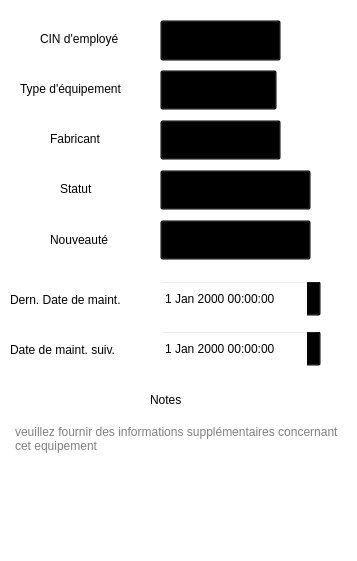
         <widget class="QWidget" name="infoScrollContent">
          <property name="geometry">
           <rect>
            <x>0</x>
            <y>0</y>
            <width>357</width>
            <height>561</height>
           </rect>
          </property>
          <property name="styleSheet">
           <string notr="true">background-color: transparent;</string>
          </property>
          <widget class="QLabel" name="labelNomEquipement">
           <property name="geometry">
            <rect>
             <x>40</x>
             <y>30</y>
             <width>120</width>
             <height>17</height>
            </rect>
           </property>
           <property name="text">
            <string>CIN d'employé</string>
           </property>
          </widget>
          <widget class="QLabel" name="labelTypeEquipement">
           <property name="geometry">
            <rect>
             <x>20</x>
             <y>80</y>
             <width>119</width>
             <height>17</height>
            </rect>
           </property>
           <property name="text">
            <string>Type d'équipement</string>
           </property>
          </widget>
          <widget class="QComboBox" name="Eq_type">
           <property name="geometry">
            <rect>
             <x>160</x>
             <y>70</y>
             <width>117</width>
             <height>40</height>
            </rect>
           </property>
           <item>
            <property name="text">
             <string>-</string>
            </property>
           </item>
           <item>
            <property name="text">
             <string>Ordinateur</string>
            </property>
           </item>
           <item>
            <property name="text">
             <string>Imprimante</string>
            </property>
           </item>
           <item>
            <property name="text">
             <string>Scanner</string>
            </property>
           </item>
           <item>
            <property name="text">
             <string>Projecteur</string>
            </property>
           </item>
           <item>
            <property name="text">
             <string>Téléphone</string>
            </property>
           </item>
          </widget>
          <widget class="QLabel" name="labelFabricant_7">
           <property name="geometry">
            <rect>
             <x>50</x>
             <y>130</y>
             <width>57</width>
             <height>17</height>
            </rect>
           </property>
           <property name="text">
            <string>Fabricant</string>
           </property>
          </widget>
          <widget class="QComboBox" name="Eq_Fab">
           <property name="geometry">
            <rect>
             <x>160</x>
             <y>120</y>
             <width>121</width>
             <height>40</height>
            </rect>
           </property>
           <item>
            <property name="text">
             <string>-</string>
            </property>
           </item>
           <item>
            <property name="text">
             <string>HP</string>
            </property>
           </item>
           <item>
            <property name="text">
             <string>Dell</string>
            </property>
           </item>
           <item>
            <property name="text">
             <string>Lenovo</string>
            </property>
           </item>
           <item>
            <property name="text">
             <string>Apple</string>
            </property>
           </item>
           <item>
            <property name="text">
             <string>Canon</string>
            </property>
           </item>
           <item>
            <property name="text">
             <string>Epson</string>
            </property>
           </item>
           <item>
            <property name="text">
             <string>Samsung</string>
            </property>
           </item>
          </widget>
          <widget class="QComboBox" name="Eq_CIN">
           <property name="geometry">
            <rect>
             <x>160</x>
             <y>20</y>
             <width>121</width>
             <height>41</height>
            </rect>
           </property>
           <item>
            <property name="text">
             <string>-</string>
            </property>
           </item>
          </widget>
          <widget class="QComboBox" name="Eq_Statut">
           <property name="geometry">
            <rect>
             <x>160</x>
             <y>170</y>
             <width>151</width>
             <height>40</height>
            </rect>
           </property>
           <item>
            <property name="text">
             <string>-</string>
            </property>
           </item>
           <item>
            <property name="text">
             <string>Disponible</string>
            </property>
           </item>
           <item>
            <property name="text">
             <string>Non Disponible</string>
            </property>
           </item>
           <item>
            <property name="text">
             <string>En Maintenance</string>
            </property>
           </item>
          </widget>
          <widget class="QLabel" name="labelFabricant_8">
           <property name="geometry">
            <rect>
             <x>60</x>
             <y>180</y>
             <width>57</width>
             <height>17</height>
            </rect>
           </property>
           <property name="text">
            <string>Statut</string>
           </property>
          </widget>
          <widget class="QDateTimeEdit" name="Eq_Last_Maint_Date">
           <property name="geometry">
            <rect>
             <x>160</x>
             <y>280</y>
             <width>161</width>
             <height>37</height>
            </rect>
           </property>
          </widget>
          <widget class="QDateTimeEdit" name="Eq_Next_Maint_Date">
           <property name="geometry">
            <rect>
             <x>160</x>
             <y>330</y>
             <width>161</width>
             <height>37</height>
            </rect>
           </property>
          </widget>
          <widget class="QLabel" name="labelFabricant_9">
           <property name="geometry">
            <rect>
             <x>10</x>
             <y>290</y>
             <width>141</width>
             <height>20</height>
            </rect>
           </property>
           <property name="text">
            <string>Dern. Date de maint.</string>
           </property>
          </widget>
          <widget class="QLabel" name="labelFabricant_10">
           <property name="geometry">
            <rect>
             <x>10</x>
             <y>340</y>
             <width>141</width>
             <height>20</height>
            </rect>
           </property>
           <property name="text">
            <string>Date de maint. suiv.</string>
           </property>
          </widget>
          <widget class="QLabel" name="labelFabricant_11">
           <property name="geometry">
            <rect>
             <x>150</x>
             <y>390</y>
             <width>41</width>
             <height>20</height>
            </rect>
           </property>
           <property name="styleSheet">
            <string notr="true">text-align:center;</string>
           </property>
           <property name="text">
            <string>Notes</string>
           </property>
          </widget>
          <widget class="QPlainTextEdit" name="Notes">
           <property name="geometry">
            <rect>
             <x>10</x>
             <y>420</y>
             <width>341</width>
             <height>131</height>
            </rect>
           </property>
           <property name="placeholderText">
            <string>veuillez fournir des informations supplémentaires concernant cet equipement</string>
           </property>
          </widget>
          <widget class="QLabel" name="labelFabricant_12">
           <property name="geometry">
            <rect>
             <x>50</x>
             <y>230</y>
             <width>71</width>
             <height>20</height>
            </rect>
           </property>
           <property name="text">
            <string>Nouveauté</string>
           </property>
          </widget>
          <widget class="QComboBox" name="Eq_Statut_2">
           <property name="geometry">
            <rect>
             <x>160</x>
             <y>220</y>
             <width>151</width>
             <height>40</height>
            </rect>
           </property>
           <item>
            <property name="text">
             <string>-</string>
            </property>
           </item>
           <item>
            <property name="text">
             <string>Vierge</string>
            </property>
           </item>
           <item>
            <property name="text">
             <string>Ancien</string>
            </property>
           </item>
          </widget>
         </widget>
